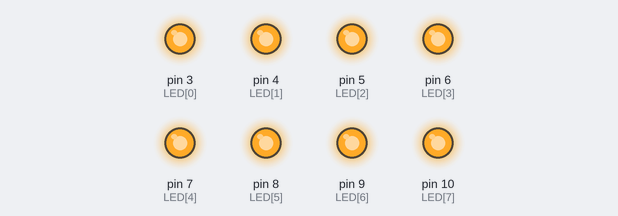
A sketch run on a simulated Arduino Uno, built with avr-gcc and run on an emulated ATmega328P. Shown: output pins drawn as LEDs (lit = HIGH).

Above: at 0.05 s.
At 4.45 s:
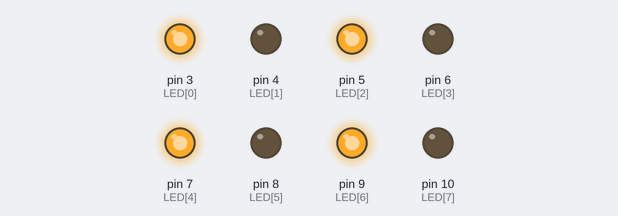
At 31.85 s:
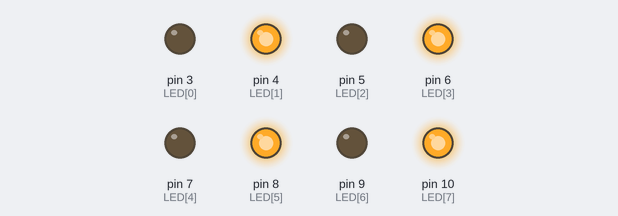
Timing chart, 0 to 40.0 s (numbered marks = the images above):
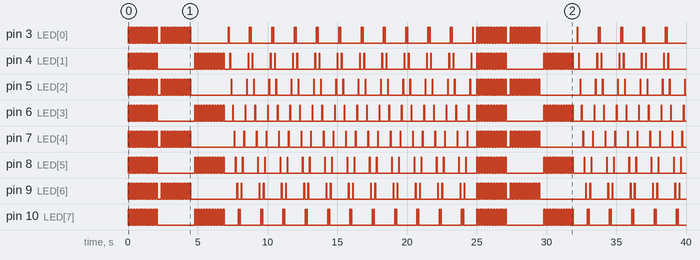

Measured:
- by itself, pin 3 (LED[0]): LOW → HIGH at 0.00 s, → LOW 0.10 s later, → HIGH 0.10 s later, → LOW 0.10 s later, … (150 changes in this stretch)
- by itself, pin 4 (LED[1]): LOW → HIGH at 0.00 s, → LOW 0.10 s later, → HIGH 0.10 s later, → LOW 0.10 s later, … (150 changes in this stretch)
- by itself, pin 5 (LED[2]): LOW → HIGH at 0.00 s, → LOW 0.10 s later, → HIGH 0.10 s later, → LOW 0.10 s later, … (152 changes in this stretch)
- by itself, pin 6 (LED[3]): LOW → HIGH at 0.00 s, → LOW 0.10 s later, → HIGH 0.10 s later, → LOW 0.10 s later, … (152 changes in this stretch)
- by itself, pin 7 (LED[4]): LOW → HIGH at 0.00 s, → LOW 0.10 s later, → HIGH 0.10 s later, → LOW 0.10 s later, … (152 changes in this stretch)
- by itself, pin 8 (LED[5]): LOW → HIGH at 0.00 s, → LOW 0.10 s later, → HIGH 0.10 s later, → LOW 0.10 s later, … (152 changes in this stretch)
- by itself, pin 9 (LED[6]): LOW → HIGH at 0.00 s, → LOW 0.10 s later, → HIGH 0.10 s later, → LOW 0.10 s later, … (152 changes in this stretch)
- by itself, pin 10 (LED[7]): LOW → HIGH at 0.00 s, → LOW 0.10 s later, → HIGH 0.10 s later, → LOW 0.10 s later, … (152 changes in this stretch)

The sketch:

Blinking_Assignment.ino
```cpp
int LED[] = {3, 4, 5, 6, 7, 8, 9, 10};

void setup() {
  // put your setup code here, to run once:
  for (int ledPin : LED)
  {
    pinMode(ledPin, OUTPUT);
  }
}

void loop() {
  // put your main code here, to run repeatedly:
    for (int i = 0; i <= 10; i ++)
    {
      for (int ledPin : LED)
      {
        digitalWrite(ledPin, HIGH);
      }
      delay(100);
      for (int ledPin : LED)
      {
        digitalWrite(ledPin, LOW);
      }
      delay(100);
    }
  delay(200);

  for (int i = 0; i <= 10; i ++)
  {
    for (int ledPin : LED)
    {
      if (ledPin % 2 != 0)
        {
          digitalWrite(ledPin, HIGH);
        }
    }
    delay(100);
    for (int ledPin : LED)
    {
      if (ledPin % 2 != 0)
        {
          digitalWrite(ledPin, LOW);
        }
    }
    delay(100);
  }
  delay(200);

  for (int i = 0; i <= 10; i ++)
  {
    for (int ledPin : LED){
      if (ledPin % 2 == 0)
        {
          digitalWrite(ledPin, HIGH);
        }
    }
    delay(100);
    for (int ledPin : LED){
      if (ledPin % 2 == 0)
        {
          digitalWrite(ledPin, LOW);
        }
    }
    delay(100);
  }
  delay(200);

  for (int i = 0; i <= 10; i ++)
    {
      for (int ledPin : LED)
      {
        digitalWrite(ledPin, HIGH);
        delay(50);
        digitalWrite(ledPin, LOW);
        delay(50);
      }
      for (int i = 7; i >= 0; i --)
      {
        digitalWrite(LED[i], HIGH);
        delay(50);
        digitalWrite(LED[i], LOW);
        delay(50);
      }
    }
  delay(200);
}
```
